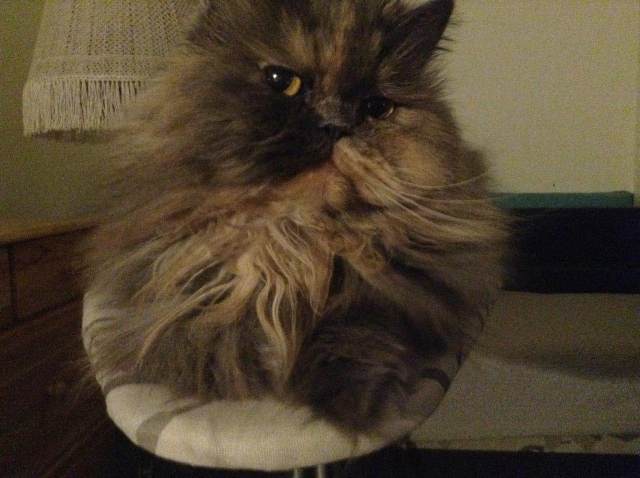
#> input picture (Coursera) Deap Learning Specialization/data/photo_2020-06-07_13-16-26.jpg, 1280 x 956 px (shown at 1/2 size)
$ jupyter execute --allow-errors '(Coursera) Neural Networks and Deep Learning - Logistic Regression with a Neural Network mindset.ipynb'   (shell and % lines are left out)   (older library calls are emulated)
#> lines starting #> are read from the running program, lines starting #| are printed output that depends on the picture
# Logistic Regression with a Neural Network mindset

**Our goal:**
- Build the general architecture of a learning algorithm, including:
    - Initializing parameters
    - Calculating the cost function and its gradient
    - Using an optimization algorithm (gradient descent)
- Gather all three functions above into a main model function, in the right order.

Resources:
http://www.wildml.com/2015/09/implementing-a-neural-network-from-scratch/

## 1 - Packages ##

First, let's run the cell below to import all the packages that you will need during this assignment.
- [numpy](www.numpy.org) is the fundamental package for scientific computing with Python.
- [h5py](http://www.h5py.org) is a common package to interact with a dataset that is stored on an H5 file.
- [matplotlib](http://matplotlib.org) is a famous library to plot graphs in Python.
- [PIL](http://www.pythonware.com/products/pil/) and [scipy](https://www.scipy.org/) are used here to test your model with your own picture at the end.

[cell 1]
import numpy as np
import matplotlib.pyplot as plt
import h5py
import scipy
from PIL import Image
from scipy import ndimage
#from lr_utils import load_dataset

[cell 2]
#print(ndimage.__file__)

## 2 - Overview of the Problem set ##

**Problem Statement**: You are given a dataset ("data.h5") containing:
    - a training set of m_train images labeled as cat (y=1) or non-cat (y=0)
    - a test set of m_test images labeled as cat or non-cat
    - each image is of shape (num_px, num_px, 3) where 3 is for the 3 channels (RGB). Thus, each image is square (height = num_px) and (width = num_px).

You will build a simple image-recognition algorithm that can correctly classify pictures as cat or non-cat.

Let's get more familiar with the dataset. Load the data by running the following code.

[cell 3]
def load_dataset():
    train_dataset = h5py.File('data/train_catvnoncat.h5', "r")
    train_set_x_orig = np.array(train_dataset["train_set_x"][:]) # your train set features
    train_set_y_orig = np.array(train_dataset["train_set_y"][:]) # your train set labels

    test_dataset = h5py.File('data/test_catvnoncat.h5', "r")
    test_set_x_orig = np.array(test_dataset["test_set_x"][:]) # your test set features
    test_set_y_orig = np.array(test_dataset["test_set_y"][:]) # your test set labels

    classes = np.array(test_dataset["list_classes"][:]) # the list of classes

    train_set_y_orig = train_set_y_orig.reshape((1, train_set_y_orig.shape[0]))
    test_set_y_orig = test_set_y_orig.reshape((1, test_set_y_orig.shape[0]))

    return train_set_x_orig, train_set_y_orig, test_set_x_orig, test_set_y_orig, classes

[cell 4]
# how to see function code
#?load_dataset()
#import inspect
#lines = inspect.getsource(load_dataset)
#print(lines)

#> (a cell that did not finish here is left out)

### HDF5

[cell 6]
# How to work with hdf5:
# https://stackoverflow.com/questions/25655588/incremental-writes-to-hdf5-with-h5py?rq=1
#https://habr.com/ru/company/otus/blog/416309/

# function: add an image to h5 file
# it works but doesn't save added image.. perhaps because when test_set_x was create the parameter maxshape wasn't set to None: maxshape=(None,)
def h5_add_img(h5_file_path, img):
    with h5py.File(h5_file_path, 'a') as f:
        print(img)
        print('**********')
        test = f['test_set_x']
        data = np.array(test[:])
        print('img shape:', img.shape)
        print('before: ', data.shape)
        data.resize((data.shape[0] + 1,data.shape[1], data.shape[2], data.shape[3]))
        data[data.shape[0]-1] = img
        #np.append(data, img)
        print('after: ', data.shape)
        print(data[-1])
        #data.append(img)

        # from matplotlib.pyplot import imread
from PIL import Image
img_path = "data/photo_2020-06-07_13-16-26.jpg"
image_raw = Image.open(img_path)
#> image_raw is the input picture: PIL image 1280x956 RGB; mean R, G, B 79.5, 66.4, 47.9
#print(np.array(image_raw).shape)
image_transformed = np.array(image_raw.resize((64, 64), Image.ANTIALIAS))
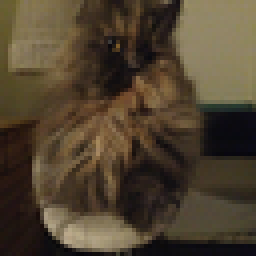
#> image_transformed: shape (64, 64, 3) (shown 4 times larger); mean R, G, B 79.5, 66.4, 47.9
print(np.array(image_transformed).shape)
#| (64, 64, 3)

#> (the rest of this cell did not finish here and is left out)

#> (printed output is left out)
with h5py.File('data/test_catvnoncat.h5', 'r') as f:
    test = np.array(f['test_set_x'][:])
    print(test.shape) # shape didn't change.. image wasn't saved
    # [4 lines of commented-out code are left out]

#> (a cell that did not finish here is left out)

We added "_orig" at the end of image datasets (train and test) because we are going to preprocess them. After preprocessing, we will end up with train_set_x and test_set_x (the labels train_set_y and test_set_y don't need any preprocessing).

Each line of your train_set_x_orig and test_set_x_orig is an array representing an image. You can visualize an example by running the following code. Feel free also to change the `index` value and re-run to see other images.

[cell 8]
# Example of a picture
index = 25
#> (the rest of this cell did not finish here and is left out)

#> (a cell that did not finish here is left out)

Many software bugs in deep learning come from having matrix/vector dimensions that don't fit. If you can keep your matrix/vector dimensions straight you will go a long way toward eliminating many bugs.

**Exercise:** Find the values for:
    - m_train (number of training examples)
    - m_test (number of test examples)
    - num_px (= height = width of a training image)
Remember that `train_set_x_orig` is a numpy-array of shape (m_train, num_px, num_px, 3). For instance, you can access `m_train` by writing `train_set_x_orig.shape[0]`.

#> (a cell that did not finish here is left out)

**Expected Output for m_train, m_test and num_px**:
<table style="width:15%">
  <tr>
    <td>**m_train**</td>
    <td> 209 </td>
  </tr>

  <tr>
    <td>**m_test**</td>
    <td> 50 </td>
  </tr>

  <tr>
    <td>**num_px**</td>
    <td> 64 </td>
  </tr>

</table>

For convenience, you should now reshape images of shape (num_px, num_px, 3) in a numpy-array of shape (num_px $*$ num_px $*$ 3, 1). After this, our training (and test) dataset is a numpy-array where each column represents a flattened image. There should be m_train (respectively m_test) columns.

**Exercise:** Reshape the training and test data sets so that images of size (num_px, num_px, 3) are flattened into single vectors of shape (num\_px $*$ num\_px $*$ 3, 1).

A trick when you want to flatten a matrix X of shape (a,b,c,d) to a matrix X_flatten of shape (b$*$c$*$d, a) is to use:
```python
X_flatten = X.reshape(X.shape[0], -1).T      # X.T is the transpose of X
```

#> (a cell that did not finish here is left out)

**Expected Output**:

<table style="width:35%">
  <tr>
    <td>**train_set_x_flatten shape**</td>
    <td> (12288, 209)</td>
  </tr>
  <tr>
    <td>**train_set_y shape**</td>
    <td>(1, 209)</td>
  </tr>
  <tr>
    <td>**test_set_x_flatten shape**</td>
    <td>(12288, 50)</td>
  </tr>
  <tr>
    <td>**test_set_y shape**</td>
    <td>(1, 50)</td>
  </tr>
  <tr>
  <td>**sanity check after reshaping**</td>
  <td>[17 31 56 22 33]</td>
  </tr>
</table>

To represent color images, the red, green and blue channels (RGB) must be specified for each pixel, and so the pixel value is actually a vector of three numbers ranging from 0 to 255.

One common preprocessing step in machine learning is to center and standardize your dataset, meaning that you substract the mean of the whole numpy array from each example, and then divide each example by the standard deviation of the whole numpy array. But for picture datasets, it is simpler and more convenient and works almost as well to just divide every row of the dataset by 255 (the maximum value of a pixel channel).

During the training of your model, you're going to multiply weights and add biases to some initial inputs in order to observe neuron activations. Then you backpropogate with the gradients to train the model. But, it is extremely important for each feature to have a similar range such that our gradients don't explode. You will see that more in detail later in the lectures.

Let's standardize our dataset.

#> (a cell that did not finish here is left out)

<font color='blue'>
**What you need to remember:**

Common steps for pre-processing a new dataset are:
- Figure out the dimensions and shapes of the problem (m_train, m_test, num_px, ...)
- Reshape the datasets such that each example is now a vector of size (num_px \* num_px \* 3, 1)
- "Standardize" the data

## 3 - General Architecture of the learning algorithm ##

It's time to design a simple algorithm to distinguish cat images from non-cat images.

You will build a Logistic Regression, using a Neural Network mindset. The following Figure explains why **Logistic Regression is actually a very simple Neural Network!**

**Mathematical expression of the algorithm**:

For one example $x^{(i)}$:
$$z^{(i)} = w^T x^{(i)} + b \tag{1}$$
$$\hat{y}^{(i)} = a^{(i)} = sigmoid(z^{(i)})\tag{2}$$
$$ \mathcal{L}(a^{(i)}, y^{(i)}) =  - y^{(i)}  \log(a^{(i)}) - (1-y^{(i)} )  \log(1-a^{(i)})\tag{3}$$

The cost is then computed by summing over all training examples:
$$ J = \frac{1}{m} \sum_{i=1}^m \mathcal{L}(a^{(i)}, y^{(i)})\tag{6}$$

**Key steps**:
In this exercise, you will carry out the following steps:
    - Initialize the parameters of the model
    - Learn the parameters for the model by minimizing the cost
    - Use the learned parameters to make predictions (on the test set)
    - Analyse the results and conclude

## 4 - Building the parts of our algorithm ##

The main steps for building a Neural Network are:
1. Define the model structure (such as number of input features)
2. Initialize the model's parameters
3. Loop:
    - Calculate current loss (forward propagation)
    - Calculate current gradient (backward propagation)
    - Update parameters (gradient descent)

You often build 1-3 separately and integrate them into one function we call `model()`.

### 4.1 - Helper functions

**Exercise**: Using your code from "Python Basics", implement `sigmoid()`. As you've seen in the figure above, you need to compute $sigmoid( w^T x + b) = \frac{1}{1 + e^{-(w^T x + b)}}$ to make predictions. Use np.exp().

[cell 13]
# GRADED FUNCTION: sigmoid

def sigmoid(z):
    """
    Compute the sigmoid of z

    Arguments:
    z -- A scalar or numpy array of any size.

    Return:
    s -- sigmoid(z)
    """

    ### START CODE HERE ### (≈ 1 line of code)
    s = 1 / (1 + np.exp(-z))
    ### END CODE HERE ###

    return s

[cell 14]
print ("sigmoid([0, 2]) = " + str(sigmoid(np.array([0,2]))))

**Expected Output**:

<table>
  <tr>
    <td>**sigmoid([0, 2])**</td>
    <td> [ 0.5         0.88079708]</td>
  </tr>
</table>

### 4.2 - Initializing parameters

**Exercise:** Implement parameter initialization in the cell below. You have to initialize w as a vector of zeros. If you don't know what numpy function to use, look up np.zeros() in the Numpy library's documentation.

[cell 15]
# GRADED FUNCTION: initialize_with_zeros

def initialize_with_zeros(dim):
    """
    This function creates a vector of zeros of shape (dim, 1) for w and initializes b to 0.

    Argument:
    dim -- size of the w vector we want (or number of parameters in this case)

    Returns:
    w -- initialized vector of shape (dim, 1)
    b -- initialized scalar (corresponds to the bias)
    """

    ### START CODE HERE ### (≈ 1 line of code)
    w = np.zeros((dim,1))
    b = 0
    ### END CODE HERE ###

    assert(w.shape == (dim, 1))
    assert(isinstance(b, float) or isinstance(b, int))

    return w, b

[cell 16]
dim = 2
w, b = initialize_with_zeros(dim = 2)
print ("w = " + str(w))
print ("b = " + str(b))
#> (the rest of this cell did not finish here and is left out)

**Expected Output**:

<table style="width:15%">
    <tr>
        <td>  ** w **  </td>
        <td> [[ 0.]
 [ 0.]] </td>
    </tr>
    <tr>
        <td>  ** b **  </td>
        <td> 0 </td>
    </tr>
</table>

For image inputs, w will be of shape (num_px $\times$ num_px $\times$ 3, 1).

### 4.3 - Forward and Backward propagation

Now that your parameters are initialized, you can do the "forward" and "backward" propagation steps for learning the parameters.

**Exercise:** Implement a function `propagate()` that computes the cost function and its gradient.

**Hints**:

Forward Propagation:
- You get X
- You compute $A = \sigma(w^T X + b) = (a^{(1)}, a^{(2)}, ..., a^{(m-1)}, a^{(m)})$
- You calculate the cost function: $J = -\frac{1}{m}\sum_{i=1}^{m}y^{(i)}\log(a^{(i)})+(1-y^{(i)})\log(1-a^{(i)})$

Here are the two formulas you will be using:

$$ \frac{\partial J}{\partial w} = \frac{1}{m}X(A-Y)^T\tag{7}$$
$$ \frac{\partial J}{\partial b} = \frac{1}{m} \sum_{i=1}^m (a^{(i)}-y^{(i)})\tag{8}$$

[cell 17]
# GRADED FUNCTION: propagate

def propagate(w, b, X, Y):
    """
    Implement the cost function and its gradient for the propagation explained above

    Arguments:
    w -- weights, a numpy array of size (num_px * num_px * 3, 1)
    b -- bias, a scalar
    X -- data of size (num_px * num_px * 3, number of examples)
    Y -- true "label" vector (containing 0 if non-cat, 1 if cat) of size (1, number of examples)

    Return:
    cost -- negative log-likelihood cost for logistic regression
    dw -- gradient of the loss with respect to w, thus same shape as w
    db -- gradient of the loss with respect to b, thus same shape as b

    Tips:
    - Write your code step by step for the propagation. np.log(), np.dot()
    """

    m = X.shape[1]

    # FORWARD PROPAGATION (FROM X TO COST)
    ### START CODE HERE ### (≈ 2 lines of code)
    #print('propagate - w.shape: ', w.shape)
    #print('propagate - X.shape: ', X.shape)
    A = sigmoid(np.dot(w.T, X) + b)  # compute activation
    cost = -(1/m) * (np.dot(Y, np.log(A).T) + np.dot(1 - Y, np.log(1 - A).T))                                # compute cost
    ### END CODE HERE ###

    # BACKWARD PROPAGATION (TO FIND GRAD)
    ### START CODE HERE ### (≈ 2 lines of code)
    dw = (1/m) * np.dot(X, (A - Y).T)
    db = (1/m) * np.sum(A - Y)
    ### END CODE HERE ###

    assert(dw.shape == w.shape)
    assert(db.dtype == float)
    #print('cost before', cost)
    #print('cost shape before', cost.shape)
    cost = np.squeeze(cost)
    #print('cost after', cost)

    assert(cost.shape == ())

    grads = {"dw": dw,
             "db": db}

    return grads, cost

[cell 18]
w, b, X, Y = np.array([[1.],[2.]]), 2., np.array([[1.,2.,-1.],[3.,4.,-3.2]]), np.array([[1,0,1]])
grads, cost = propagate(w, b, X, Y)
print ("dw = " + str(grads["dw"]))
print ("db = " + str(grads["db"]))
print ("cost = " + str(cost))

**Expected Output**:

<table style="width:50%">
    <tr>
        <td>  ** dw **  </td>
      <td> [[ 0.99845601]
     [ 2.39507239]]</td>
    </tr>
    <tr>
        <td>  ** db **  </td>
        <td> 0.00145557813678 </td>
    </tr>
    <tr>
        <td>  ** cost **  </td>
        <td> 5.801545319394553 </td>
    </tr>

</table>

[cell 19]
print(w)
print(b)
print(X)
print(Y)
print('np.dot(w.T,X): ', '\n', np.dot(w.T,X))
A = sigmoid(np.dot(w.T,X) + b)
print(A)

[cell 20]
#cost = -((1/m) * np.dot(Y * log(A)) + np.dot(1 - Y, log(1 - A)) # compute cost
print(Y.shape)
print(Y)
print(A.shape)
print(A)
print(np.dot(Y[0], np.log(A[0]).T))
print('A[0]: ', A[0])
print('Y[0]', Y[0])
print(Y[0,0] * np.log(A[0,0]) + Y[0,1] * np.log(A[0,1]) + Y[0,2] * np.log(A[0,2]))

[cell 21]
m = Y.shape[1]
print(m)
print(A)
print(Y)
print(X)
print(A - Y)
print(np.sum(A-Y))
dw = (1/m) * np.dot(X, (A - Y).T)
print(dw)

### 4.4 - Optimization
- You have initialized your parameters.
- You are also able to compute a cost function and its gradient.
- Now, you want to update the parameters using gradient descent.

**Exercise:** Write down the optimization function. The goal is to learn $w$ and $b$ by minimizing the cost function $J$. For a parameter $\theta$, the update rule is $ \theta = \theta - \alpha \text{ } d\theta$, where $\alpha$ is the learning rate.

[cell 22]
# GRADED FUNCTION: optimize

def optimize(w, b, X, Y, num_iterations, learning_rate, print_cost = False):
    """
    This function optimizes w and b by running a gradient descent algorithm

    Arguments:
    w -- weights, a numpy array of size (num_px * num_px * 3, 1)
    b -- bias, a scalar
    X -- data of shape (num_px * num_px * 3, number of examples)
    Y -- true "label" vector (containing 0 if non-cat, 1 if cat), of shape (1, number of examples)
    num_iterations -- number of iterations of the optimization loop
    learning_rate -- learning rate of the gradient descent update rule
    print_cost -- True to print the loss every 100 steps

    Returns:
    params -- dictionary containing the weights w and bias b
    grads -- dictionary containing the gradients of the weights and bias with respect to the cost function
    costs -- list of all the costs computed during the optimization, this will be used to plot the learning curve.

    Tips:
    You basically need to write down two steps and iterate through them:
        1) Calculate the cost and the gradient for the current parameters. Use propagate().
        2) Update the parameters using gradient descent rule for w and b.
    """
#> called with w = array of shape (2, 1), b = 2, X = array of shape (2, 3), Y = array of shape (1, 3), num_iterations = 1000, learning_rate = 0.009, print_cost = True

    costs = []

    for i in range(num_iterations):


        # Cost and gradient calculation (≈ 1-4 lines of code)
        ### START CODE HERE ###
        grads, cost = propagate(w,b,X,Y)
        ### END CODE HERE ###

        # Retrieve derivatives from grads
        dw = grads["dw"]
        db = grads["db"]

        # update rule (≈ 2 lines of code)
        ### START CODE HERE ###
        w = w - learning_rate * dw
        b = b - learning_rate * db
        ### END CODE HERE ###

        # Record the costs
        if i % 100 == 0:
            costs.append(cost)

        # Print the cost every 100 training iterations
        if print_cost and i % 100 == 0:
            print ("Cost after iteration %i: %f" %(i, cost))

    params = {"w": w,
              "b": b}

    grads = {"dw": dw,
             "db": db}

    return params, grads, costs


$ run again, with (Coursera) Deap Learning Specialization/data/photo_2020-06-18_18-07-29.jpg copied over (Coursera) Deap Learning Specialization/data/photo_2020-06-07_13-16-26.jpg
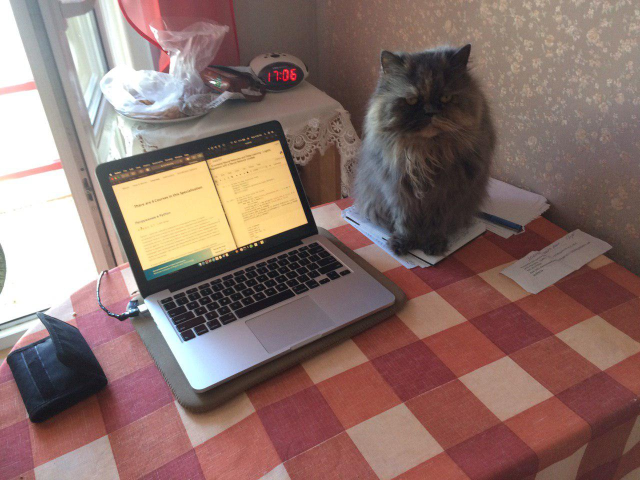
#> input picture (Coursera) Deap Learning Specialization/data/photo_2020-06-18_18-07-29.jpg, 1280 x 960 px (shown at 1/2 size)
#> image_raw is the input picture: PIL image 1280x960 RGB; mean R, G, B 138.5, 112.4, 106.8
#> `image_transformed = np.array(image_raw.resize((64, 64), Image.ANTIALIA..`:
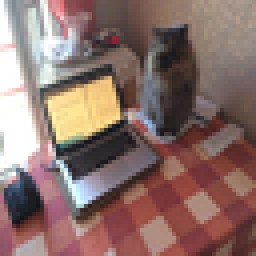
#> image_transformed: shape (64, 64, 3) (shown 4 times larger); mean R, G, B 138.4, 112.4, 106.7
#| (64, 64, 3)
#> (printed output is left out)

$ run again, with (Coursera) Deap Learning Specialization/data/photo_2020-06-18_18-08-42.jpg copied over (Coursera) Deap Learning Specialization/data/photo_2020-06-07_13-16-26.jpg
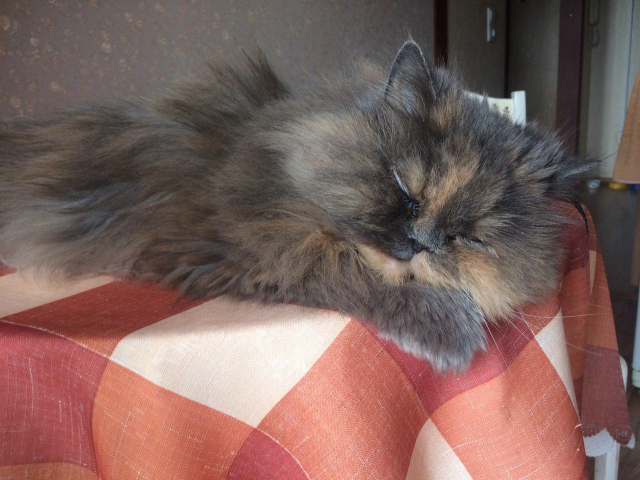
#> input picture (Coursera) Deap Learning Specialization/data/photo_2020-06-18_18-08-42.jpg, 1280 x 960 px (shown at 1/2 size)
#> image_raw is the input picture: PIL image 1280x960 RGB; mean R, G, B 124.9, 97.5, 92.7
#> `image_transformed = np.array(image_raw.resize((64, 64), Image.ANTIALIA..`:
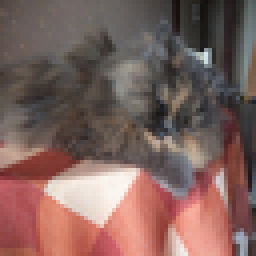
#> image_transformed: shape (64, 64, 3) (shown 4 times larger); mean R, G, B 124.9, 97.4, 92.7
#| (64, 64, 3)
#> (printed output is left out)
